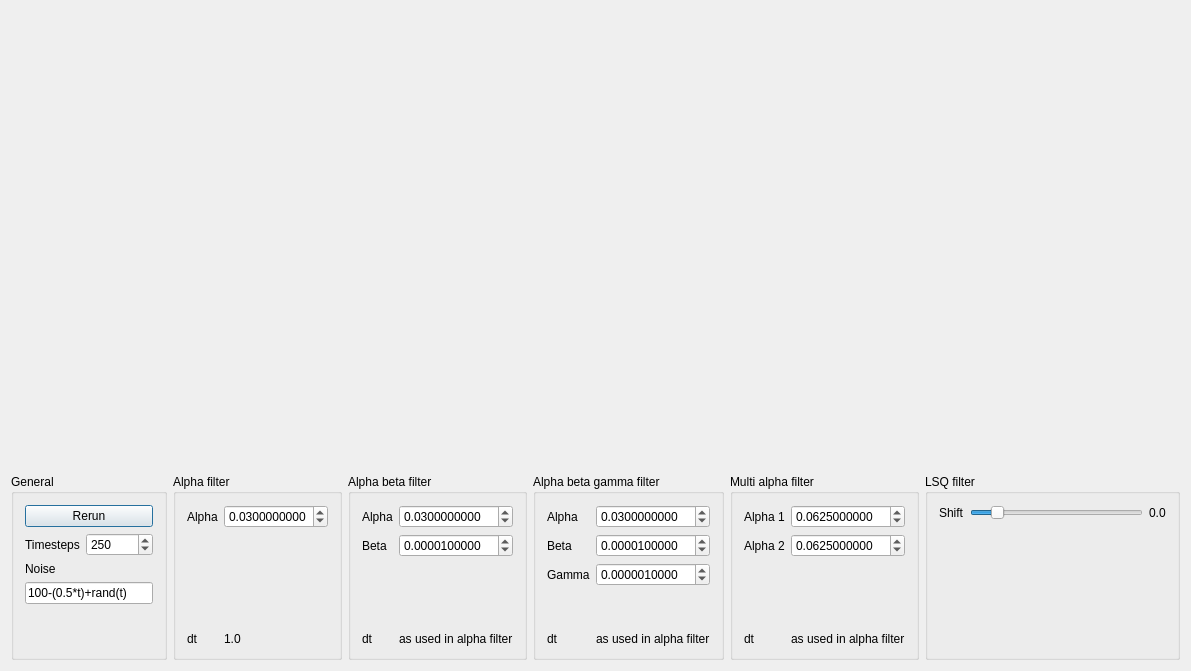
<?xml version="1.0" encoding="UTF-8"?>
<ui version="4.0">
 <class>QtDialog</class>
 <widget class="QDialog" name="QtDialog">
  <property name="geometry">
   <rect>
    <x>0</x>
    <y>0</y>
    <width>1191</width>
    <height>671</height>
   </rect>
  </property>
  <property name="windowTitle">
   <string>StateObservers</string>
  </property>
  <layout class="QGridLayout" name="gridLayout_2">
   <item row="0" column="0" colspan="6">
    <widget class="QwtPlot" name="plot" native="true">
     <property name="sizePolicy">
      <sizepolicy hsizetype="Preferred" vsizetype="Minimum">
       <horstretch>0</horstretch>
       <verstretch>3</verstretch>
      </sizepolicy>
     </property>
    </widget>
   </item>
   <item row="1" column="0">
    <widget class="QGroupBox" name="groupBox_general">
     <property name="sizePolicy">
      <sizepolicy hsizetype="Preferred" vsizetype="MinimumExpanding">
       <horstretch>0</horstretch>
       <verstretch>0</verstretch>
      </sizepolicy>
     </property>
     <property name="title">
      <string>General</string>
     </property>
     <layout class="QGridLayout" name="gridLayout_6">
      <item row="1" column="0">
       <widget class="QLabel" name="label_timesteps">
        <property name="text">
         <string>Timesteps</string>
        </property>
       </widget>
      </item>
      <item row="1" column="1">
       <widget class="QSpinBox" name="box_timesteps">
        <property name="maximum">
         <number>1000000</number>
        </property>
        <property name="value">
         <number>250</number>
        </property>
       </widget>
      </item>
      <item row="0" column="0" colspan="2">
       <widget class="QPushButton" name="button_rerun">
        <property name="text">
         <string>Rerun</string>
        </property>
       </widget>
      </item>
      <item row="4" column="1">
       <spacer name="verticalSpacer_5">
        <property name="orientation">
         <enum>Qt::Vertical</enum>
        </property>
        <property name="sizeHint" stdset="0">
         <size>
          <width>20</width>
          <height>40</height>
         </size>
        </property>
       </spacer>
      </item>
      <item row="2" column="0" colspan="2">
       <widget class="QLabel" name="label_noise_mean">
        <property name="toolTip">
         <string>The value that would be measured without noise</string>
        </property>
        <property name="text">
         <string>Noise</string>
        </property>
       </widget>
      </item>
      <item row="3" column="0" colspan="2">
       <widget class="QLineEdit" name="edit_noise">
        <property name="text">
         <string>100-(0.5*t)+rand(t)</string>
        </property>
       </widget>
      </item>
     </layout>
    </widget>
   </item>
   <item row="1" column="1">
    <widget class="QGroupBox" name="groupbox_alpha">
     <property name="sizePolicy">
      <sizepolicy hsizetype="Preferred" vsizetype="MinimumExpanding">
       <horstretch>0</horstretch>
       <verstretch>0</verstretch>
      </sizepolicy>
     </property>
     <property name="title">
      <string>Alpha filter</string>
     </property>
     <layout class="QGridLayout" name="gridLayout">
      <item row="0" column="0">
       <widget class="QLabel" name="label_alpha_a">
        <property name="text">
         <string>Alpha</string>
        </property>
       </widget>
      </item>
      <item row="0" column="1">
       <widget class="QDoubleSpinBox" name="box_alpha_a">
        <property name="decimals">
         <number>10</number>
        </property>
        <property name="maximum">
         <double>1.000000000000000</double>
        </property>
        <property name="singleStep">
         <double>0.001000000000000</double>
        </property>
        <property name="value">
         <double>0.030000000000000</double>
        </property>
       </widget>
      </item>
      <item row="2" column="0">
       <widget class="QLabel" name="label_dt_a">
        <property name="text">
         <string>dt</string>
        </property>
       </widget>
      </item>
      <item row="1" column="1">
       <spacer name="verticalSpacer">
        <property name="orientation">
         <enum>Qt::Vertical</enum>
        </property>
        <property name="sizeHint" stdset="0">
         <size>
          <width>20</width>
          <height>40</height>
         </size>
        </property>
       </spacer>
      </item>
      <item row="2" column="1">
       <widget class="QLabel" name="label_value_dt_a">
        <property name="text">
         <string>1.0</string>
        </property>
       </widget>
      </item>
     </layout>
    </widget>
   </item>
   <item row="1" column="2">
    <widget class="QGroupBox" name="groupbox_beta">
     <property name="sizePolicy">
      <sizepolicy hsizetype="Preferred" vsizetype="MinimumExpanding">
       <horstretch>0</horstretch>
       <verstretch>0</verstretch>
      </sizepolicy>
     </property>
     <property name="title">
      <string>Alpha beta filter</string>
     </property>
     <layout class="QGridLayout" name="gridLayout_4">
      <item row="0" column="0">
       <widget class="QLabel" name="label_alpha_ab">
        <property name="text">
         <string>Alpha</string>
        </property>
       </widget>
      </item>
      <item row="1" column="0">
       <widget class="QLabel" name="label_beta_ab">
        <property name="text">
         <string>Beta</string>
        </property>
       </widget>
      </item>
      <item row="3" column="0">
       <widget class="QLabel" name="label_dt_ab">
        <property name="text">
         <string>dt</string>
        </property>
       </widget>
      </item>
      <item row="1" column="1" colspan="2">
       <widget class="QDoubleSpinBox" name="box_beta_ab">
        <property name="decimals">
         <number>10</number>
        </property>
        <property name="maximum">
         <double>2.000000000000000</double>
        </property>
        <property name="singleStep">
         <double>0.000100000000000</double>
        </property>
        <property name="value">
         <double>0.000010000000000</double>
        </property>
       </widget>
      </item>
      <item row="3" column="1" colspan="2">
       <widget class="QLabel" name="label_value_dt_ab">
        <property name="text">
         <string>as used in alpha filter</string>
        </property>
       </widget>
      </item>
      <item row="0" column="1" colspan="2">
       <widget class="QDoubleSpinBox" name="box_alpha_ab">
        <property name="decimals">
         <number>10</number>
        </property>
        <property name="maximum">
         <double>1.000000000000000</double>
        </property>
        <property name="singleStep">
         <double>0.001000000000000</double>
        </property>
        <property name="value">
         <double>0.030000000000000</double>
        </property>
       </widget>
      </item>
      <item row="2" column="1">
       <spacer name="verticalSpacer_2">
        <property name="orientation">
         <enum>Qt::Vertical</enum>
        </property>
        <property name="sizeHint" stdset="0">
         <size>
          <width>20</width>
          <height>40</height>
         </size>
        </property>
       </spacer>
      </item>
     </layout>
    </widget>
   </item>
   <item row="1" column="3">
    <widget class="QGroupBox" name="groupbox_abg">
     <property name="sizePolicy">
      <sizepolicy hsizetype="Preferred" vsizetype="MinimumExpanding">
       <horstretch>0</horstretch>
       <verstretch>0</verstretch>
      </sizepolicy>
     </property>
     <property name="title">
      <string>Alpha beta gamma filter</string>
     </property>
     <layout class="QGridLayout" name="gridLayout_7">
      <item row="0" column="0">
       <widget class="QLabel" name="label_alpha_abg">
        <property name="text">
         <string>Alpha</string>
        </property>
       </widget>
      </item>
      <item row="1" column="0">
       <widget class="QLabel" name="label_beta_abg">
        <property name="text">
         <string>Beta</string>
        </property>
       </widget>
      </item>
      <item row="4" column="0">
       <widget class="QLabel" name="label_dt_abg">
        <property name="text">
         <string>dt</string>
        </property>
       </widget>
      </item>
      <item row="1" column="1" colspan="2">
       <widget class="QDoubleSpinBox" name="box_beta_abg">
        <property name="decimals">
         <number>10</number>
        </property>
        <property name="maximum">
         <double>2.000000000000000</double>
        </property>
        <property name="singleStep">
         <double>0.001000000000000</double>
        </property>
        <property name="value">
         <double>0.000010000000000</double>
        </property>
       </widget>
      </item>
      <item row="4" column="1" colspan="2">
       <widget class="QLabel" name="label_value_dt_abg">
        <property name="text">
         <string>as used in alpha filter</string>
        </property>
       </widget>
      </item>
      <item row="0" column="1" colspan="2">
       <widget class="QDoubleSpinBox" name="box_alpha_abg">
        <property name="decimals">
         <number>10</number>
        </property>
        <property name="maximum">
         <double>1.000000000000000</double>
        </property>
        <property name="singleStep">
         <double>0.001000000000000</double>
        </property>
        <property name="value">
         <double>0.030000000000000</double>
        </property>
       </widget>
      </item>
      <item row="2" column="1" colspan="2">
       <widget class="QDoubleSpinBox" name="box_gamma_abg">
        <property name="decimals">
         <number>10</number>
        </property>
        <property name="maximum">
         <double>2.000000000000000</double>
        </property>
        <property name="singleStep">
         <double>0.000100000000000</double>
        </property>
        <property name="value">
         <double>0.000001000000000</double>
        </property>
       </widget>
      </item>
      <item row="2" column="0">
       <widget class="QLabel" name="label_gamma_ang">
        <property name="text">
         <string>Gamma</string>
        </property>
       </widget>
      </item>
      <item row="3" column="1">
       <spacer name="verticalSpacer_3">
        <property name="orientation">
         <enum>Qt::Vertical</enum>
        </property>
        <property name="sizeHint" stdset="0">
         <size>
          <width>20</width>
          <height>40</height>
         </size>
        </property>
       </spacer>
      </item>
     </layout>
    </widget>
   </item>
   <item row="1" column="4">
    <widget class="QGroupBox" name="groupBox_ma">
     <property name="sizePolicy">
      <sizepolicy hsizetype="Preferred" vsizetype="MinimumExpanding">
       <horstretch>0</horstretch>
       <verstretch>0</verstretch>
      </sizepolicy>
     </property>
     <property name="title">
      <string>Multi alpha filter</string>
     </property>
     <layout class="QGridLayout" name="gridLayout_5">
      <item row="1" column="0">
       <widget class="QLabel" name="label_ma_2">
        <property name="text">
         <string>Alpha 2</string>
        </property>
       </widget>
      </item>
      <item row="1" column="1">
       <widget class="QDoubleSpinBox" name="box_ma_2">
        <property name="decimals">
         <number>10</number>
        </property>
        <property name="maximum">
         <double>1.000000000000000</double>
        </property>
        <property name="singleStep">
         <double>0.010000000000000</double>
        </property>
        <property name="value">
         <double>0.062500000000000</double>
        </property>
       </widget>
      </item>
      <item row="0" column="1">
       <widget class="QDoubleSpinBox" name="box_ma_1">
        <property name="decimals">
         <number>10</number>
        </property>
        <property name="maximum">
         <double>1.000000000000000</double>
        </property>
        <property name="singleStep">
         <double>0.010000000000000</double>
        </property>
        <property name="value">
         <double>0.062500000000000</double>
        </property>
       </widget>
      </item>
      <item row="0" column="0">
       <widget class="QLabel" name="label_ma_1">
        <property name="text">
         <string>Alpha 1</string>
        </property>
       </widget>
      </item>
      <item row="3" column="0">
       <widget class="QLabel" name="label_dt_ma">
        <property name="text">
         <string>dt</string>
        </property>
       </widget>
      </item>
      <item row="3" column="1">
       <widget class="QLabel" name="label_value_dt_ma">
        <property name="text">
         <string>as used in alpha filter</string>
        </property>
       </widget>
      </item>
      <item row="2" column="1">
       <spacer name="verticalSpacer_4">
        <property name="orientation">
         <enum>Qt::Vertical</enum>
        </property>
        <property name="sizeHint" stdset="0">
         <size>
          <width>20</width>
          <height>40</height>
         </size>
        </property>
       </spacer>
      </item>
     </layout>
    </widget>
   </item>
   <item row="1" column="5">
    <widget class="QGroupBox" name="groupbox_lsq">
     <property name="sizePolicy">
      <sizepolicy hsizetype="Preferred" vsizetype="MinimumExpanding">
       <horstretch>0</horstretch>
       <verstretch>0</verstretch>
      </sizepolicy>
     </property>
     <property name="title">
      <string>LSQ filter</string>
     </property>
     <layout class="QGridLayout" name="gridLayout_3">
      <item row="0" column="0">
       <widget class="QLabel" name="label_title_shift">
        <property name="text">
         <string>Shift</string>
        </property>
       </widget>
      </item>
      <item row="0" column="2">
       <widget class="QLabel" name="label_value_shift">
        <property name="text">
         <string>0.0</string>
        </property>
       </widget>
      </item>
      <item row="0" column="1">
       <widget class="QSlider" name="slider_shift">
        <property name="maximum">
         <number>31</number>
        </property>
        <property name="value">
         <number>4</number>
        </property>
        <property name="orientation">
         <enum>Qt::Horizontal</enum>
        </property>
       </widget>
      </item>
      <item row="1" column="1">
       <spacer name="verticalSpacer_6">
        <property name="orientation">
         <enum>Qt::Vertical</enum>
        </property>
        <property name="sizeHint" stdset="0">
         <size>
          <width>20</width>
          <height>40</height>
         </size>
        </property>
       </spacer>
      </item>
     </layout>
    </widget>
   </item>
  </layout>
 </widget>
 <layoutdefault spacing="6" margin="11"/>
 <customwidgets>
  <customwidget>
   <class>QwtPlot</class>
   <extends>QWidget</extends>
   <header>qwt_plot.h</header>
   <container>1</container>
  </customwidget>
 </customwidgets>
 <tabstops>
  <tabstop>button_rerun</tabstop>
  <tabstop>box_timesteps</tabstop>
  <tabstop>box_alpha_a</tabstop>
  <tabstop>box_alpha_ab</tabstop>
  <tabstop>box_beta_ab</tabstop>
  <tabstop>box_alpha_abg</tabstop>
  <tabstop>box_beta_abg</tabstop>
  <tabstop>box_gamma_abg</tabstop>
  <tabstop>box_ma_1</tabstop>
  <tabstop>box_ma_2</tabstop>
  <tabstop>slider_shift</tabstop>
 </tabstops>
 <resources/>
 <connections/>
</ui>
